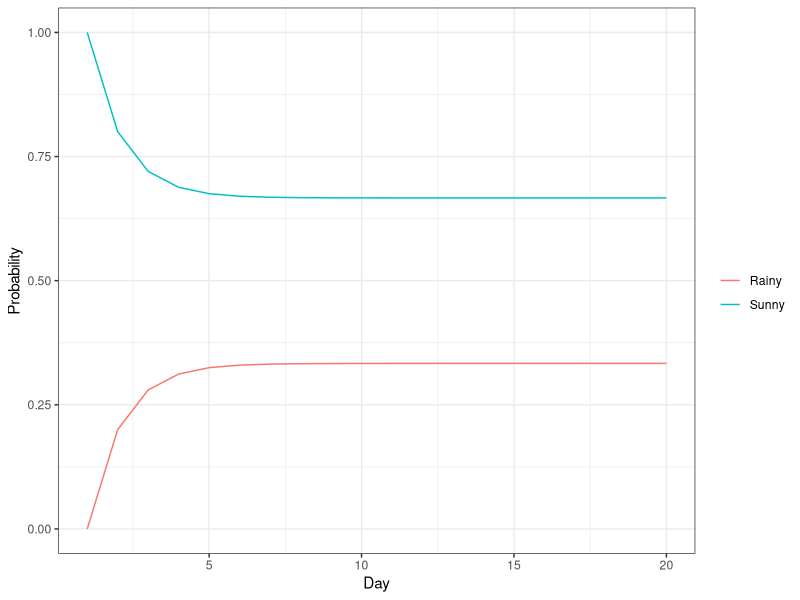

The R script that drew this image:
## ---- chunk 1
library(tidyverse)
## ---- chunk 2
A<-matrix(c(1,2,3,4,5,6),nrow=2,byrow=TRUE)
A
## ---- chunk 3
v<-matrix(c(10,20,30),nrow=3)
v
## ---- chunk 4
A[1,1]
A[1,3]
A[2,2]
## ---- chunk 5
B<-matrix(c(1,2,3,4),nrow=2,byrow=TRUE)
C<-matrix(c(10,20,30,40),nrow=2,byrow=TRUE)
B+C
## ---- chunk 6
2*B
## ---- chunk 7
A<-matrix(c(2,0,1,1,3,2),nrow=2,byrow=TRUE)
v<-matrix(c(5,10,1),nrow=3)
A
v
A %*% v
## ---- chunk 8
A<-matrix(c(1,2,3,4),nrow=2,byrow=TRUE)
B<-matrix(c(5,6,7,8),nrow=2,byrow=TRUE)
A %*% B
## ---- chunk 9
B %*% A
## ---- chunk 10
M<-matrix(c(0.8,0.4,0.2,0.6),nrow=2,byrow=TRUE)
W0<-matrix(c(1,0),nrow=2)
W1<-M %*% W0
W1
## ---- chunk 11
W2<-M %*% W1
W2
## ---- chunk 12
ndays<-20
W<-matrix(NA,nrow=2,ncol=ndays)
W[,1]<-c(1,0)  #Day 1: Sunny for sure
for(i in 2:ndays){
  W[,i]<-M %*% W[,i-1]
}
round(W,3)
## ---- chunk 13
weather<-data.frame(day=1:ndays,Sunny=W[1,],Rainy=W[2,])
ggplot(weather,aes(x=day))+
  geom_line(aes(y=Sunny,color="Sunny"))+
  geom_line(aes(y=Rainy,color="Rainy"))+
  labs(x="Day",y="Probability",color="")+
  theme_bw()
## ---- chunk 14
A<-matrix(1,3,2)
B<-matrix(1,2,4)
A %*% B
## ---- chunk 15
A<-matrix(c(1,0,3,2,1,1),3,2)
v<-matrix(c(2,5),2,1)
A
v
A%*%v
## ---- chunk 16
A<-matrix(c(2,0,1,3),2,2)
B<-matrix(c(1,2,4,0),2,2)
A
B
# A x B is
A %*% B
# B x A is
B %*% A
